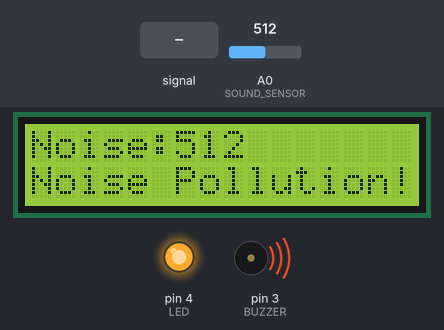
Bench run of a sketch on a simulated Arduino Uno, built with avr-gcc and run on an emulated ATmega328P. On the bench: 16×2 character LCD, output pins drawn as LEDs (lit = HIGH), buzzer (waves = sounding, pin HIGH). The test bench sets the inputs (shaded band); at power-on: A0 (SOUND_SENSOR) = 512. The modem accepts every AT command (registered, SIM ready, sends succeed) and sends nothing else; what the sketch prints to the serial monitor is not drawn.

Above: at 12.7 s.
12.8 s: A0 (SOUND_SENSOR) fed a 200 Hz sine of ±81 counts around its level
At 14.6 s:
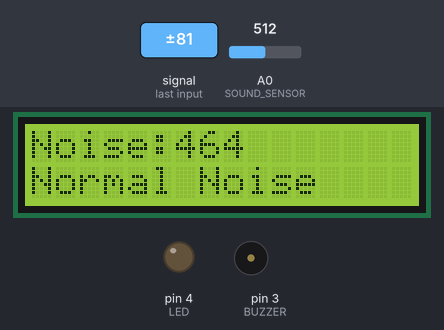
15.8 s: A0 (SOUND_SENSOR) set to 490
At 17.0 s:
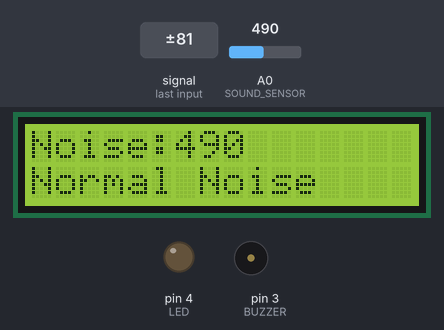
17.3 s: A0 (SOUND_SENSOR) fed a 1000 Hz sine of ±255 counts around its level
At 19.5 s:
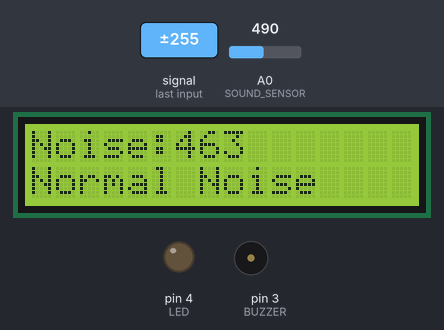
20.3 s: A0 (SOUND_SENSOR) fed a 2 Hz sine of ±306 counts around its level
At 21.5 s:
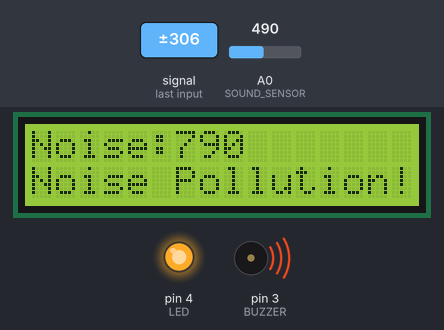
23.3 s: A0 (SOUND_SENSOR) set to 509
At 25.2 s:
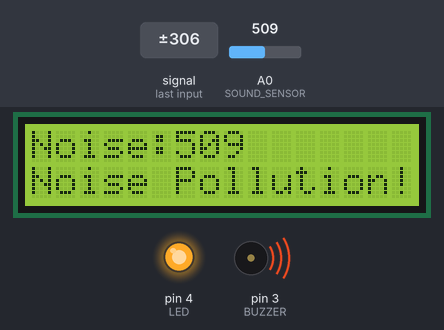
25.8 s: A0 (SOUND_SENSOR) set to 306
At 27.4 s:
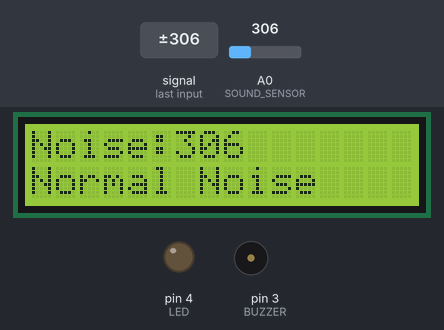
Timing chart, 0 to 28.9 s (numbered marks = the images above; inputs shaded):
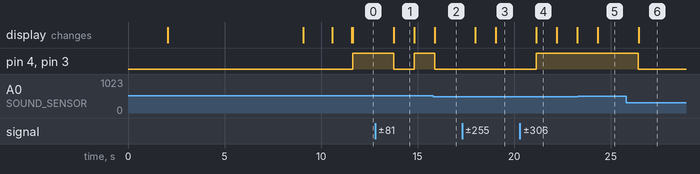

The sketch:

noise_monitor.ino
```cpp
/*
 =============================================================================
   Smart City Noise Level Monitoring Using IoT Sensors
 =============================================================================
   Project     : Major Project - B.Tech ECE (2022-2026)
   Institute   : Sree Chaitanya Institute of Technological Sciences, Karimnagar
   Department  : Electronics & Communication Engineering (ECE)
   University  : Jawaharlal Nehru Technological University, Hyderabad (JNTUH)
   Guide       : Mrs. M. SWAPNA, Associate Professor, Dept. of ECE

   Team Members:
     - Buddula Kalyan Kumar  (22TR1A0410)

 =============================================================================
   Hardware Components:
     - Arduino Uno (ATmega328)
     - KY-038 Microphone Sound Sensor
     - 16x2 LCD Display (HITACHI HD44780)
     - ESP8266 Wi-Fi Module
     - Buzzer (Active)
     - LED Indicator
     - 5V Regulated Power Supply (IC 7805)

   Software:
     - Arduino IDE
     - Embedded C
     - ThingSpeak IoT Platform (for cloud data upload)

   Pin Connections:
     LCD   : RS=12, EN=11, D4=10, D5=9, D6=8, D7=7
     Sound : A0
     Buzzer: D3
     LED   : D4

 =============================================================================
   Description:
     This system continuously reads noise levels from a KY-038 sound sensor
     connected to Arduino Uno. The noise level (analog ADC value) is:
       1. Displayed on a 16x2 LCD in real time
       2. Compared against a threshold (default: 500)
       3. If threshold exceeded: Buzzer & LED turn ON + "Noise Pollution!" alert
       4. If within limit: Buzzer & LED turn OFF + "Normal Noise" shown
       5. Data is also transmitted to ThingSpeak cloud via ESP8266 Wi-Fi module
 =============================================================================
*/

// ─── LIBRARY INCLUDES ────────────────────────────────────────────────────────
#include <LiquidCrystal.h>    // LCD display control
#include <SoftwareSerial.h>   // Serial communication with ESP8266

// ─── PIN DEFINITIONS ─────────────────────────────────────────────────────────
#define SOUND_SENSOR  A0      // KY-038 Analog Output → Arduino A0
#define BUZZER        3       // Active Buzzer → Digital Pin 3
#define LED           4       // LED Indicator → Digital Pin 4
#define ESP_RX        5       // ESP8266 TX → Arduino Digital Pin 5
#define ESP_TX        6       // ESP8266 RX → Arduino Digital Pin 6

// ─── LCD INITIALIZATION ──────────────────────────────────────────────────────
// LCD(RS, EN, D4, D5, D6, D7) — 4-bit mode
LiquidCrystal lcd(12, 11, 10, 9, 8, 7);

// ─── ESP8266 SOFTWARE SERIAL ─────────────────────────────────────────────────
SoftwareSerial espSerial(ESP_RX, ESP_TX);

// ─── THINGSPEAK CONFIGURATION ────────────────────────────────────────────────
// Replace with your own ThingSpeak API credentials
const String THINGSPEAK_API_KEY = "YOUR_WRITE_API_KEY";  // <-- Replace this
const String THINGSPEAK_HOST    = "api.thingspeak.com";

// ─── CONFIGURATION ───────────────────────────────────────────────────────────
int threshold    = 500;       // ADC value above which noise is "too loud"
                              // Range: 0–1023 (adjust based on your environment)
int sampleCount  = 10;        // Number of ADC samples to average per reading
int uploadInterval = 15;      // Upload to ThingSpeak every N seconds (min: 15)

// ─── STATE VARIABLES ─────────────────────────────────────────────────────────
int  soundValue  = 0;         // Raw averaged ADC reading from sound sensor
int  uploadTimer = 0;         // Counts seconds since last ThingSpeak upload
bool alertActive = false;     // Tracks whether alert state is currently active

// ─── SETUP ───────────────────────────────────────────────────────────────────
void setup() {

  // Initialize Serial Monitor (for debugging)
  Serial.begin(9600);
  Serial.println("=== Smart City Noise Monitor ===");
  Serial.println("System Initializing...");

  // Initialize ESP8266 serial
  espSerial.begin(115200);

  // Configure output pins
  pinMode(BUZZER, OUTPUT);
  pinMode(LED,    OUTPUT);

  // Ensure buzzer and LED are OFF at startup
  digitalWrite(BUZZER, LOW);
  digitalWrite(LED,    LOW);

  // Initialize LCD (16 columns, 2 rows)
  lcd.begin(16, 2);

  // ── Startup Screen ───────────────────────────────────────────────────────
  lcd.setCursor(0, 0);
  lcd.print("Noise Monitor");
  lcd.setCursor(0, 1);
  lcd.print("System Ready");
  delay(2000);
  lcd.clear();

  // ── Connect to Wi-Fi via ESP8266 ────────────────────────────────────────
  lcd.setCursor(0, 0);
  lcd.print("Connecting WiFi");
  connectWiFi();

  lcd.clear();
  lcd.setCursor(0, 0);
  lcd.print("Monitor Active");
  delay(1000);
  lcd.clear();

  Serial.println("Setup complete. Monitoring started.");
  Serial.println("--------------------------------");
}

// ─── MAIN LOOP ───────────────────────────────────────────────────────────────
void loop() {

  // ── 1. Read Sound Level (averaged over multiple samples) ─────────────────
  soundValue = readSoundLevel();

  // ── 2. Print to Serial Monitor ───────────────────────────────────────────
  Serial.print("Noise Level: ");
  Serial.print(soundValue);
  Serial.print("  |  Status: ");

  // ── 3. Display Noise Value on LCD Row 1 ──────────────────────────────────
  lcd.setCursor(0, 0);
  lcd.print("Noise:");
  lcd.print(soundValue);
  lcd.print("     ");     // Clear trailing characters

  // ── 4. Threshold Check and Alert Logic ───────────────────────────────────
  if (soundValue > threshold) {

    // HIGH NOISE — Trigger alert
    digitalWrite(BUZZER, HIGH);
    digitalWrite(LED,    HIGH);

    lcd.setCursor(0, 1);
    lcd.print("Noise Pollution!");

    Serial.println("ALERT: High Noise Detected!");

    alertActive = true;

  } else {

    // NORMAL NOISE — Clear alert
    digitalWrite(BUZZER, LOW);
    digitalWrite(LED,    LOW);

    lcd.setCursor(0, 1);
    lcd.print("Normal Noise    ");

    Serial.println("Normal");

    alertActive = false;
  }

  // ── 5. Upload to ThingSpeak every uploadInterval seconds ─────────────────
  uploadTimer++;
  if (uploadTimer >= uploadInterval) {
    uploadToThingSpeak(soundValue);
    uploadTimer = 0;
  }

  // ── 6. Wait 1 second before next reading ─────────────────────────────────
  delay(1000);
}

// ─── HELPER FUNCTION: Read Sound Level (Averaged) ────────────────────────────
/*
 * Takes multiple ADC readings from the sound sensor and returns the average.
 * Averaging reduces the effect of transient noise spikes.
 */
int readSoundLevel() {
  long total = 0;
  for (int i = 0; i < sampleCount; i++) {
    total += analogRead(SOUND_SENSOR);
    delay(5);
  }
  return (int)(total / sampleCount);
}

// ─── HELPER FUNCTION: Connect to Wi-Fi via ESP8266 ───────────────────────────
/*
 * Sends AT commands to ESP8266 to establish a Wi-Fi connection.
 * Replace "YOUR_WIFI_SSID" and "YOUR_WIFI_PASSWORD" with your credentials.
 */
void connectWiFi() {
  Serial.println("Connecting to Wi-Fi...");

  espSerial.println("AT");              // Test AT command
  delay(1000);

  espSerial.println("AT+CWMODE=1");    // Set to station mode
  delay(1000);

  // Connect to Wi-Fi — replace with your SSID and password
  espSerial.println("AT+CWJAP=\"YOUR_WIFI_SSID\",\"YOUR_WIFI_PASSWORD\"");
  delay(5000);

  if (espSerial.find("OK")) {
    Serial.println("Wi-Fi Connected!");
    lcd.setCursor(0, 1);
    lcd.print("WiFi Connected! ");
  } else {
    Serial.println("Wi-Fi Connection Failed. Running in offline mode.");
    lcd.setCursor(0, 1);
    lcd.print("WiFi Failed     ");
  }
  delay(1500);
}

// ─── HELPER FUNCTION: Upload Data to ThingSpeak ──────────────────────────────
/*
 * Sends an HTTP GET request to ThingSpeak API with the current noise level.
 * ThingSpeak stores the value in Field 1 of your channel.
 *
 * ThingSpeak requires a minimum 15-second interval between updates.
 */
void uploadToThingSpeak(int noiseLevel) {

  Serial.print("Uploading to ThingSpeak: ");
  Serial.println(noiseLevel);

  // Open TCP connection to ThingSpeak
  String cmd = "AT+CIPSTART=\"TCP\",\"" + THINGSPEAK_HOST + "\",80";
  espSerial.println(cmd);
  delay(2000);

  if (!espSerial.find("OK")) {
    Serial.println("TCP Connection Failed.");
    return;
  }

  // Build HTTP GET request
  String httpRequest =
    "GET /update?api_key=" + THINGSPEAK_API_KEY +
    "&field1=" + String(noiseLevel) +
    " HTTP/1.1\r\nHost: " + THINGSPEAK_HOST + "\r\nConnection: close\r\n\r\n";

  // Send data length
  espSerial.print("AT+CIPSEND=");
  espSerial.println(httpRequest.length());
  delay(1000);

  // Send the HTTP request
  espSerial.print(httpRequest);
  delay(2000);

  Serial.println("Upload complete.");
}
```

Measured:
- after the input at 12.8 s, pin 4 (LED), pin 3 (BUZZER): HIGH → LOW after 0.96 s, → HIGH 1.1 s later; the display: changes after 0.96 s (image 1)
- after the input at 15.8 s, pin 4 (LED), pin 3 (BUZZER): HIGH → LOW after 0.07 s; the display: changes after 0.08 s (image 2)
- after the input at 17.3 s, the display: first changes after 0.69 s (image 3 shows a later state)
- after the input at 20.3 s, pin 4 (LED), pin 3 (BUZZER): LOW → HIGH after 0.85 s; the display: changes after 0.86 s (image 4)
- after the input at 23.3 s, pin 4 (LED), pin 3 (BUZZER): stays HIGH (without the input it goes to LOW after 1.0 s)
- after the input at 25.8 s, pin 4 (LED), pin 3 (BUZZER): HIGH → LOW after 0.63 s; the display: changes after 0.64 s (image 6)
- what the display in image 1 shows lasts 1.0 s, from 13.8 s to 14.8 s
